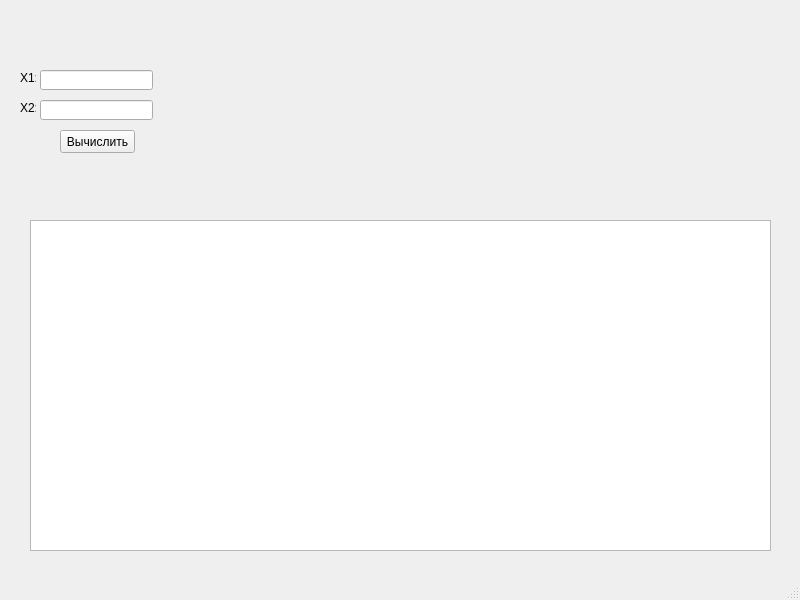
<?xml version="1.0" encoding="UTF-8"?>
<ui version="4.0">
 <class>MainWindow</class>
 <widget class="QMainWindow" name="MainWindow">
  <property name="geometry">
   <rect>
    <x>0</x>
    <y>0</y>
    <width>800</width>
    <height>600</height>
   </rect>
  </property>
  <property name="windowTitle">
   <string>MainWindow</string>
  </property>
  <widget class="QWidget" name="centralwidget">
   <widget class="QTableWidget" name="tableWidget">
    <property name="geometry">
     <rect>
      <x>30</x>
      <y>220</y>
      <width>741</width>
      <height>331</height>
     </rect>
    </property>
   </widget>
   <widget class="QPushButton" name="pushButton">
    <property name="geometry">
     <rect>
      <x>60</x>
      <y>130</y>
      <width>75</width>
      <height>23</height>
     </rect>
    </property>
    <property name="text">
     <string>Вычислить</string>
    </property>
   </widget>
   <widget class="QLineEdit" name="lineEdit">
    <property name="geometry">
     <rect>
      <x>40</x>
      <y>70</y>
      <width>113</width>
      <height>20</height>
     </rect>
    </property>
   </widget>
   <widget class="QLineEdit" name="lineEdit_2">
    <property name="geometry">
     <rect>
      <x>40</x>
      <y>100</y>
      <width>113</width>
      <height>20</height>
     </rect>
    </property>
   </widget>
   <widget class="QLabel" name="label">
    <property name="geometry">
     <rect>
      <x>20</x>
      <y>70</y>
      <width>16</width>
      <height>16</height>
     </rect>
    </property>
    <property name="text">
     <string>X1:</string>
    </property>
   </widget>
   <widget class="QLabel" name="label_2">
    <property name="geometry">
     <rect>
      <x>20</x>
      <y>100</y>
      <width>16</width>
      <height>16</height>
     </rect>
    </property>
    <property name="text">
     <string>X2:</string>
    </property>
   </widget>
   <widget class="QLabel" name="label_3">
    <property name="geometry">
     <rect>
      <x>210</x>
      <y>10</y>
      <width>551</width>
      <height>181</height>
     </rect>
    </property>
    <property name="text">
     <string/>
    </property>
    <property name="pixmap">
     <pixmap>C:/Users/znimator/Documents/ShareX/Screenshots/2024-06/brave_2EHn2e45vf.png</pixmap>
    </property>
    <property name="scaledContents">
     <bool>true</bool>
    </property>
   </widget>
  </widget>
  <widget class="QMenuBar" name="menubar">
   <property name="geometry">
    <rect>
     <x>0</x>
     <y>0</y>
     <width>800</width>
     <height>21</height>
    </rect>
   </property>
  </widget>
  <widget class="QStatusBar" name="statusbar"/>
 </widget>
 <resources/>
 <connections/>
</ui>
